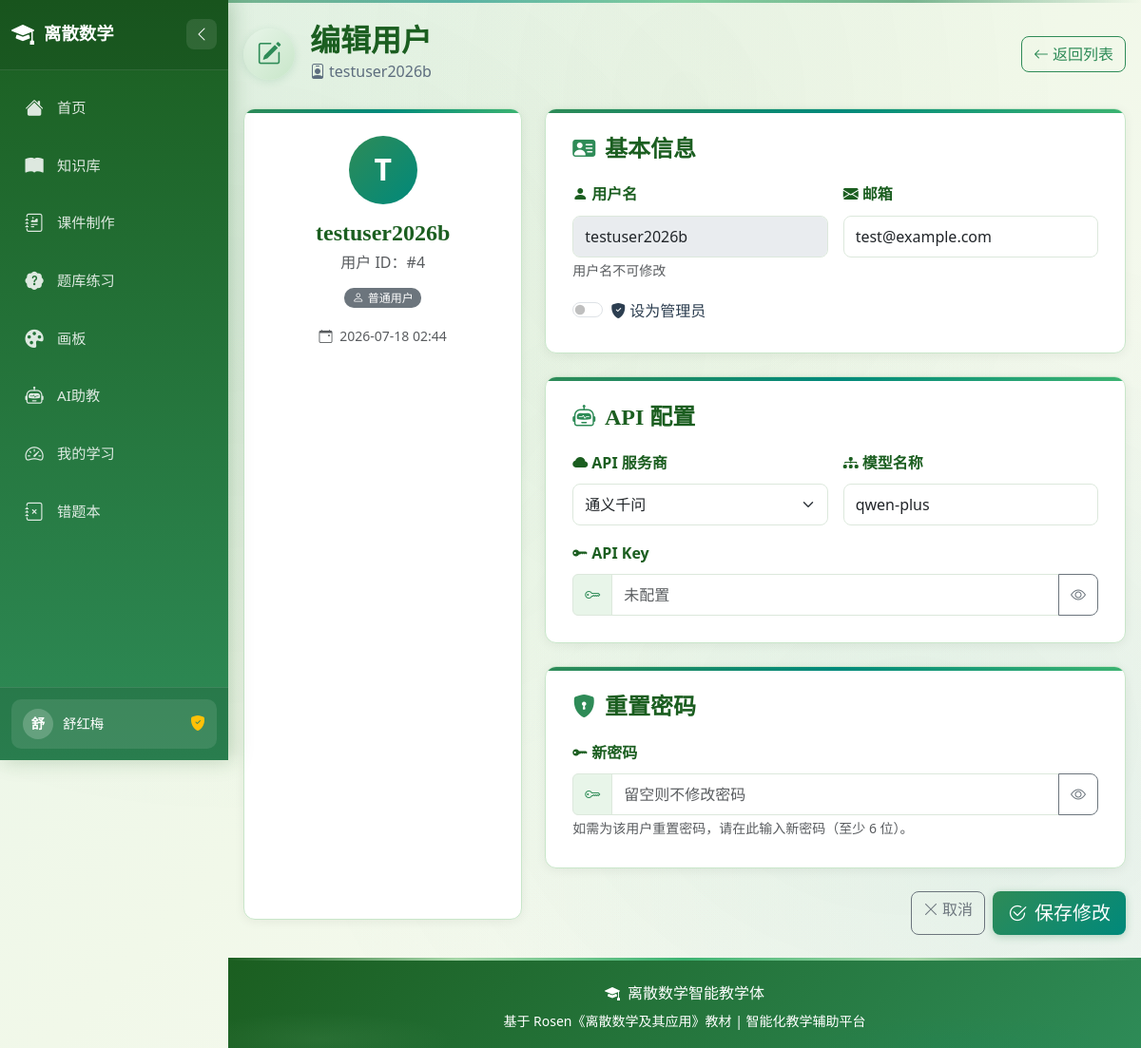
The app's page /admin/users/4/edit (signed in) with its own data.
### app/models.py (models this page shows, shortened)
class User(db.Model):
    __tablename__ = 'users'
    id = db.Column(db.Integer, primary_key=True)
    username = db.Column(db.String(80), unique=True, nullable=False)
    email = db.Column(db.String(120))
    password_hash = db.Column(db.String(256), nullable=False)
    is_admin = db.Column(db.Boolean, default=False)
    api_provider = db.Column(db.String(50), default='qwen')  # qwen/deepseek/openai
    api_key = db.Column(db.String(256))  # 用户自己的API Key
    api_model = db.Column(db.String(100), default='qwen-plus')  # 用户选择的模型
    created_at = db.Column(db.DateTime, default=datetime.utcnow)

### app/routes/admin.py (the view, shortened to what this page needs)
@admin_bp.route('/users/<int:user_id>/edit', methods=['GET', 'POST'])
@admin_required
def edit_user(user_id):
    user = User.query.get_or_404(user_id)
    return render_template('admin/edit_user.html', edit_user=user)

### app/utils/auth_helpers.py (called while the page is built, shortened)
def get_current_user():
    if getattr(g, 'user', None) is not None:
        return g.user

def admin_required(f):
    @wraps(f)
    def decorated_function(*args, **kwargs):
        user = get_current_user()
        if user is None:
            flash('请先登录后再访问该页面。', 'warning')
            return redirect(url_for('auth.login'))
        if not user.is_admin:
            flash('无权访问该页面，仅管理员可访问。', 'danger')
            return redirect(url_for('main.index'))
        return f(*args, **kwargs)
    return decorated_function

### app/templates/admin/edit_user.html (shortened to what this page needs)
{% extends "base.html" %}
{% block content %}
<div class="d-flex align-items-center justify-content-between flex-wrap gap-2 mb-4">
    <div class="d-flex align-items-center">
        <div class="icon-wrapper me-3" style="width:54px;height:54px;">
            <i class="bi bi-pencil-square" style="font-size:1.6rem;"></i>
        </div>
        <div>
            <h2 class="mb-0 text-dark-green">编辑用户</h2>
            <p class="text-ink-gray mb-0"><i class="bi bi-person-badge me-1"></i>{{ edit_user.username }}</p>
        </div>
    </div>
    <a href="{{ url_for('admin.users') }}" class="btn btn-outline-seagreen">
        <i class="bi bi-arrow-left me-1"></i>返回列表
    </a>
</div>
<div class="row">
    <div class="col-lg-4 mb-3">
        <div class="edit-section h-100 text-center">
            <div class="user-avatar-lg mx-auto mb-3">{{ edit_user.username[0] | upper }}</div>
            <h4 class="mb-1">{{ edit_user.username }}</h4>
            <p class="text-muted mb-2">用户 ID：#{{ edit_user.id }}</p>
            <div class="mb-3">
                {% if edit_user.is_admin %}
                    <span class="badge bg-seagreen"><i class="bi bi-shield-fill-check me-1"></i>管理员</span>
                {% else %}
                    <span class="badge bg-secondary"><i class="bi bi-person me-1"></i>普通用户</span>
                {% endif %}
            </div>
            <p class="text-muted small mb-0">
                <i class="bi bi-calendar-event me-1"></i>
                {{ edit_user.created_at.strftime('%Y-%m-%d %H:%M') if edit_user.created_at else '-' }}
            </p>
        </div>
    </div>
    <div class="col-lg-8">
        <form method="post" action="{{ url_for('admin.edit_user', user_id=edit_user.id) }}">
            <div class="edit-section">
                <h4><i class="bi bi-person-vcard-fill"></i>基本信息</h4>
                <div class="row g-3">
                    <div class="col-md-6">
                        <label class="form-label"><i class="bi bi-person-fill me-1"></i>用户名</label>
                        <input type="text" class="form-control" value="{{ edit_user.username }}" disabled>
                        <small class="text-muted">用户名不可修改</small>
                    </div>
                    <div class="col-md-6">
                        <label for="email" class="form-label"><i class="bi bi-envelope-fill me-1"></i>邮箱</label>
                        <input type="email" class="form-control" id="email" name="email"
                               value="{{ edit_user.email or '' }}" placeholder="name@example.com">
                    </div>
                    <div class="col-12">
                        <div class="form-check form-switch">
                            <input class="form-check-input" type="checkbox" role="switch"
                                   id="is_admin" name="is_admin"
                                   {% if edit_user.is_admin %}checked{% endif %}>
                            <label class="form-check-label" for="is_admin">
                                <i class="bi bi-shield-fill-check me-1"></i>设为管理员
                            </label>
                        </div>
                    </div>
                </div>
            </div>
            <div class="edit-section">
                <h4><i class="bi bi-robot"></i>API 配置</h4>
                <div class="row g-3">
                    <div class="col-md-6">
                        <label for="api_provider" class="form-label"><i class="bi bi-cloud-fill me-1"></i>API 服务商</label>
                        <select class="form-select" id="api_provider" name="api_provider">
                            <option value="qwen" {% if edit_user.api_provider == 'qwen' %}selected{% endif %}>通义千问</option>
                        </select>
                    </div>
                    <div class="col-md-6">
                        <label for="api_model" class="form-label"><i class="bi bi-diagram-3-fill me-1"></i>模型名称</label>
                        <input type="text" class="form-control" id="api_model" name="api_model"
                               value="{{ edit_user.api_model or '' }}" placeholder="留空保留原值">
                    </div>
                    <div class="col-12">
                        <label for="api_key" class="form-label"><i class="bi bi-key-fill me-1"></i>API Key</label>
                        <div class="input-group">
                            <span class="input-group-text"><i class="bi bi-key"></i></span>
                            <input type="password" class="form-control" id="api_key" name="api_key"
                                   placeholder="{% if edit_user.api_key %}已配置（留空则保留原值）{% else %}未配置{% endif %}">
                            <button class="btn btn-outline-secondary" type="button" tabindex="-1"
                                    onclick="togglePwd('api_key', this)">
                                <i class="bi bi-eye"></i>
                            </button>
                        </div>
                    </div>
                </div>
            </div>
            <div class="edit-section">
                <h4><i class="bi bi-shield-lock-fill"></i>重置密码</h4>
                <div class="row g-3">
                    <div class="col-md-12">
                        <label for="new_password" class="form-label"><i class="bi bi-key-fill me-1"></i>新密码</label>
                        <div class="input-group">
                            <span class="input-group-text"><i class="bi bi-key"></i></span>
                            <input type="password" class="form-control" id="new_password" name="new_password"
                                   placeholder="留空则不修改密码">
                            <button class="btn btn-outline-secondary" type="button" tabindex="-1"
                                    onclick="togglePwd('new_password', this)">
                                <i class="bi bi-eye"></i>
                            </button>
                        </div>
                        <small class="text-muted">如需为该用户重置密码，请在此输入新密码（至少 6 位）。</small>
                    </div>
                </div>
            </div>
            <div class="d-flex justify-content-end gap-2">
                <a href="{{ url_for('admin.users') }}" class="btn btn-outline-secondary">
                    <i class="bi bi-x-lg me-1"></i>取消
                </a>
                <button type="submit" class="btn btn-seagreen btn-lg">
                    <i class="bi bi-check2-circle me-2"></i>保存修改
                </button>
            </div>
        </form>
    </div>
</div>
{% endblock %}

### app/templates/base.html (shortened to what this page needs)
<!DOCTYPE html>
<html lang="zh-CN">
<head>
    <link href="https://cdn.bootcdn.net/ajax/libs/twitter-bootstrap/5.3.2/css/bootstrap.min.css" rel="stylesheet">
    <link href="https://cdn.bootcdn.net/ajax/libs/bootstrap-icons/1.11.2/font/bootstrap-icons.min.css" rel="stylesheet" media="all">
    <link rel="stylesheet" href="https://cdn.bootcdn.net/ajax/libs/font-awesome/6.5.1/css/all.min.css" media="all">
    <link rel="stylesheet" href="{{ url_for('static', filename='css/style.css') }}?v={{ range(1000, 9999) | random }}">
</head>
<body class="sidebar-body">
    <aside class="sidebar" id="sidebar">
        <div class="sidebar-header">
            <a class="sidebar-brand" href="{{ url_for('main.index') }}">
                <i class="bi bi-mortarboard-fill"></i>
                <span class="brand-text">离散数学</span>
            </a>
            <button class="sidebar-toggle" id="sidebarToggle" title="收缩/展开侧边栏">
                <i class="bi bi-chevron-left"></i>
            </button>
        </div>
        <nav class="sidebar-nav">
            <ul class="nav-list">
                <li class="nav-item">
                    <a class="nav-link {% if request.path == '/' %}active{% endif %}" href="{{ url_for('main.index') }}">
                        <i class="nav-icon bi bi-house-fill"></i>
                        <span class="nav-text">首页</span>
                    </a>
                </li>
                <li class="nav-item">
                    <a class="nav-link {% if '/knowledge' in request.path and '/graph' not in request.path %}active{% endif %}" href="{{ url_for('knowledge.index') }}">
                        <i class="nav-icon bi bi-book-fill"></i>
                        <span class="nav-text">知识库</span>
                    </a>
                </li>
                <li class="nav-item">
                    <a class="nav-link {% if '/courseware' in request.path %}active{% endif %}" href="{{ url_for('courseware.index') }}">
                        <i class="nav-icon bi bi-journal-richtext"></i>
                        <span class="nav-text">课件制作</span>
                    </a>
                </li>
                <li class="nav-item">
                    <a class="nav-link {% if '/quiz' in request.path %}active{% endif %}" href="{{ url_for('quiz.index') }}">
                        <i class="nav-icon bi bi-patch-question-fill"></i>
                        <span class="nav-text">题库练习</span>
                    </a>
                </li>
                <li class="nav-item">
                    <a class="nav-link {% if '/canvas' in request.path %}active{% endif %}" href="{{ url_for('canvas.index') }}">
                        <i class="nav-icon bi bi-palette-fill"></i>
                        <span class="nav-text">画板</span>
                    </a>
                </li>
                <li class="nav-item">
                    <a class="nav-link {% if '/chat' in request.path %}active{% endif %}" href="{{ url_for('chat.index') }}">
                        <i class="nav-icon bi bi-robot"></i>
                        <span class="nav-text">AI助教</span>
                    </a>
                </li>
                <li class="nav-item">
                    <a class="nav-link {% if '/dashboard' in request.path %}active{% endif %}" href="{{ url_for('dashboard.index') }}">
                        <i class="nav-icon bi bi-speedometer2"></i>
                        <span class="nav-text">我的学习</span>
                    </a>
                </li>
                <li class="nav-item">
                    <a class="nav-link {% if '/wrong-book' in request.path %}active{% endif %}" href="{{ url_for('wrong_book.index') }}">
                        <i class="nav-icon bi bi-journal-x"></i>
                        <span class="nav-text">错题本</span>
                    </a>
                </li>
            </ul>
        </nav>
        <div class="sidebar-footer">
            {% if current_user %}
            <div class="user-dropdown">
                <a class="user-info" href="#" role="button" data-bs-toggle="dropdown" aria-expanded="false">
                    <span class="user-avatar">{{ current_user.username[0] | upper }}</span>
                    <span class="user-name">{{ current_user.username }}</span>
                    {% if current_user.is_admin %}
                    <i class="bi bi-shield-fill-check text-warning ms-1" title="管理员"></i>
                    {% endif %}
                </a>
            </div>
            {% endif %}
        </div>
    </aside>
    <main class="main-content">
        {% block content %}{% endblock %}
    </main>
    <footer class="site-footer">
        <div class="footer-ink-decoration"></div>
        <div class="container text-center position-relative">
            <p class="mb-1"><i class="bi bi-mortarboard-fill me-2"></i>离散数学智能教学体</p>
            <p class="mb-0 small">基于 Rosen《离散数学及其应用》教材 | 智能化教学辅助平台</p>
        </div>
    </footer>
</body>
</html>

### app/templates/admin/edit_user.html (style rules this page uses)
.edit-section { background: var(--white); border: 1px solid var(--border-green); border-radius: var(--border-radius); box-shadow: 0 2px 12px rgba(0, 0, 0, 0.06); padding: 1.75rem; margin-bottom: 1.5rem; position: relative; overflow: hidden; }
.edit-section::before { content: ''; position: absolute; top: 0; left: 0; right: 0; height: 4px; background: linear-gradient(90deg, var(--seagreen), var(--teal), var(--medium-seagreen)); }
.edit-section h4 { color: var(--dark-green); font-weight: 700; margin-bottom: 1.25rem; }
.edit-section h4 i { color: var(--seagreen); margin-right: 0.6rem; }
.form-label { font-weight: 600; color: var(--dark-green); }
.input-group-text { background: var(--light-green-bg); border-color: #dce8dc; color: var(--seagreen); }
.user-avatar-lg { width: 72px; height: 72px; border-radius: 50%; background: linear-gradient(135deg, var(--seagreen), var(--teal)); color: white; display: inline-flex; align-items: center; justify-content: center; font-weight: 700; font-size: 2rem; flex-shrink: 0; }

### records on screen
User: username "舒", username "舒红梅"
User: username "testuser2026b", username "T", id "4", created_at "2026-07-18 02:44", email "test@example.com", api_provider "通义千问", api_model "qwen-plus"
